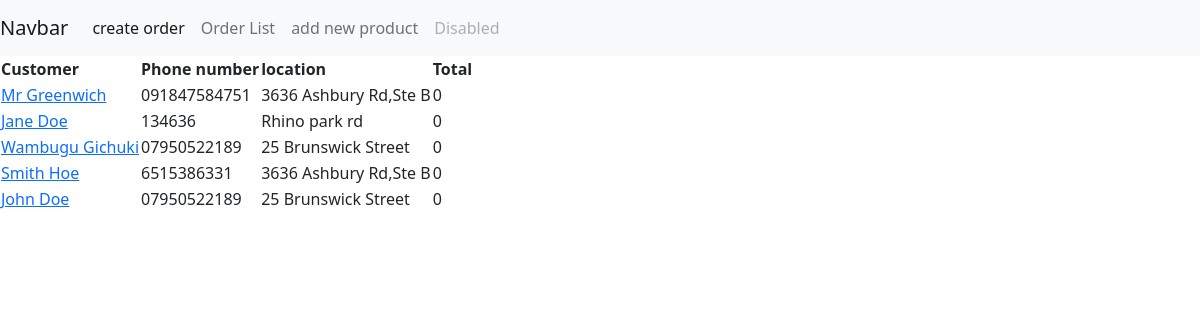
Screenshot of /orders/ with the database file from the repository.
### orders/models.py (models this page shows, shortened)
class Order(models.Model):
    customer_name = models.CharField(max_length=200)
    customer_phone = models.CharField(max_length=200)
    address = models.CharField(max_length=400,null=True,blank = True)
    location = models.URLField(max_length=1000)
    extra_details = models.TextField()
    created = models.DateTimeField(auto_now_add=True)
    updated = models.DateTimeField(auto_now=True)
    class Meta:
       ordering =  ['-updated','-created']
    @property
    def total_order(self):
        orderitems = OrderItem.objects.filter(order_id = self.id)
        sum = 0
        for orderitem in orderitems:
            sum = (sum + orderitem.price)
        return sum

### orders/views.py (the view)
# urls.py: path('orders/',views.OrderList.as_view(),name = 'order-list'),
class OrderList(ListView):
    model = Order
    template_name = "orders/order-list.html"
    context_object_name = 'orders'

### orders/templates/orders/order-list.html
{% extends 'base.html' %}
{% block content %}
<div>
    <div>
        <table>
            <thead>
                <tr>
                    <th>Customer</th>
                    <th>Phone number</th>
                    <th>location</th>
                    <th>Total</th>
                </tr>
            </thead>
            <tbody>
                {%for order in orders %}
                    <tr>
                        <td><a href = ' {% url "orders:order-details" order.id %}' >
                            {{order.customer_name | title}}
                        </a></td>
                        <td>{{order.customer_phone}}</td>
                        <td> {{order.address}} </td>
                        <td> {{order.total_order}} </td>
                    </tr>
                {% endfor %}
            </tbody>
        </table>
    </div>
</div>
{% endblock content %}

### templates/base.html (shortened to what this page needs)
<!DOCTYPE html>
<html>
    <head>
        <link href="https://cdn.jsdelivr.net/npm/bootstrap@5.1.3/dist/css/bootstrap.min.css" rel="stylesheet">
    </head>
    <body>
        {% include 'navbar.html' %}
        {% block content %}
        {% endblock content %}
    </body>
</html>

### templates/navbar.html (shortened to what this page needs)
<nav class="navbar navbar-expand-lg navbar-light bg-light">
    <a class="navbar-brand" href="#">Navbar</a>
    <div class="collapse navbar-collapse" id="navbarNavAltMarkup">
      <div class="navbar-nav">
        <a class="nav-item nav-link active" href="{% url 'orders:order-create' %}">create order</a>
        <a class="nav-item nav-link" href="{%url 'orders:order-list'%}">Order List</a>
        <a class="nav-item nav-link" href="{%url 'orders:create-product'%}">add new product</a>
        <a class="nav-item nav-link disabled" href="#">Disabled</a>
      </div>
    </div>
  </nav>

### rows the page displays
Order: customer_name "Mr Greenwich", customer_phone "091847584751", address "3636 Ashbury Rd,Ste B", total_order "0"
Order: customer_name "Jane Doe", customer_phone "134636", address "Rhino park rd", total_order "0"
Order: customer_name "Wambugu Gichuki", customer_phone "07950522189", address "25 Brunswick Street", total_order "0"
Order: customer_name "Smith Hoe", customer_phone "6515386331", address "3636 Ashbury Rd,Ste B", total_order "0"
Order: customer_name "John Doe", customer_phone "07950522189", address "25 Brunswick Street", total_order "0"
